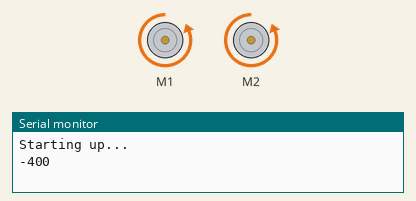
Recording of a sketch running on a simulated Arduino Mega 2560, built with avr-gcc and run on an emulated ATmega2560. Parts: 2 × DC motor (green arrow = forward, orange = backward, longer = faster), the last lines printed to the serial monitor.

Above: at 0.1 s.
At 9.1 s:
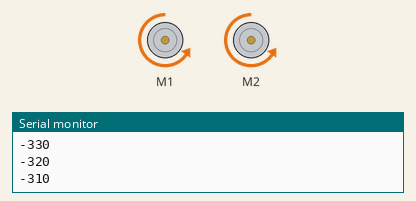
At 19.1 s:
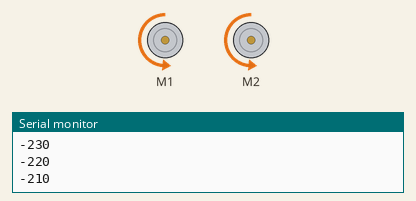
At 38.1 s:
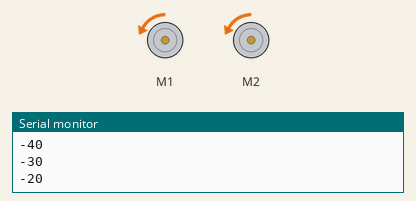
Timing chart, 0 to 40.0 s (numbered marks = the images above):
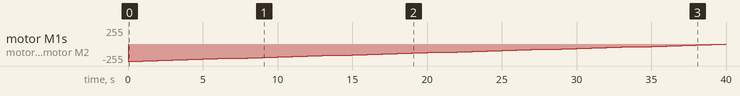

Measured:
- by itself, motor M1, motor M2: stopped → backward 255/255 at 0.00 s, → backward 248/255 1.0 s later, → backward 242/255 1.0 s later, → backward 235/255 1.0 s later, … (40 changes in this stretch)

The sketch:

MotorTest.ino
```cpp
#define PIEZOBUZZER

#define LEFT              0
#define RIGHT             1


#ifdef PIEZOBUZZER
#define BUZZER                  44     //
#define BUZZER_GND              42     //

void alert(int _times, int _runTime, int _stopTime)
{
    for(int _ct=0; _ct < _times; _ct++)
    {
      delay(_stopTime);
      analogWrite(BUZZER, 20);      // Almost any value can be used except 0 and 255
      delay(_runTime);
      analogWrite(BUZZER, 0);       // 0 turns it off
    }
}
#endif


//1 - left, 2 - right
#define __M1DIR 29
#define __M1PWM 9
#define __M1FB A3
#define __M2DIR 27
#define __M2PWM 10
#define __M2FB A2
#define __nD1 25
#define __nD2 23
#define __nSF 31

  /* Include the Pololu library */
  #include "DualMC33926MotorShield.h"

  /* Create the motor driver object */
 // M1DIR, M1PWM, M1FB, M2DIR, M2PWM, M2FB, nD2, nSF
  DualMC33926MotorShield drive(__M1DIR, __M1PWM, __M1FB, __M2DIR, __M2PWM, __M2FB, __nD1,__nD2, __nSF);

  /* Wrap the motor driver initialization */
  void initMotorController() {
    drive.init();
  }


  /* Wrap the drive motor set speed function */
  void setMotorSpeed(int i, int spd) {
    if (i == LEFT) drive.setM1Speed(spd);
    else drive.setM2Speed(spd);
  }

  // A convenience function for setting both motor speeds
  void setMotorSpeeds(int leftSpeed, int rightSpeed) {
    setMotorSpeed(LEFT, leftSpeed);
    setMotorSpeed(RIGHT, rightSpeed);
  }

  void setMotorEnableFlag(boolean isEnabled){
   // drive.setMotorEnableFlag(isEnabled);
  }

  boolean isMotorFault(){
    return false; //drive.getFault();
  }

void setup() {
  Serial.begin(57600);
  Serial.println("Starting up...");

  initMotorController();

}

void loop() {

  /*
 int reverse = 1;
 int speed = 400;

 if (reverse){
    digitalWrite(__M1DIR,HIGH);
    analogWrite(__M1PWM, 255 - speed * 51 / 80); // default to using analogWrite, mapping 400 to 255
  }else{
    digitalWrite(__M1DIR,LOW);
    analogWrite(__M1PWM,speed * 51 / 80); // default to using analogWrite, mapping 400 to 255
  }
 if (reverse){
    digitalWrite(__M2DIR,HIGH);
    analogWrite(__M2PWM, 255 - speed * 51 / 80); // default to using analogWrite, mapping 400 to 255
  }else{
    digitalWrite(__M2DIR,LOW);
    analogWrite(__M2PWM,speed * 51 / 80); // default to using analogWrite, mapping 400 to 255
  }
*/

  for(int i = -400; i<=400; i+=10){
    Serial.println(i);
    setMotorSpeeds(i, i);
    delay(1000);
  }


}
```
